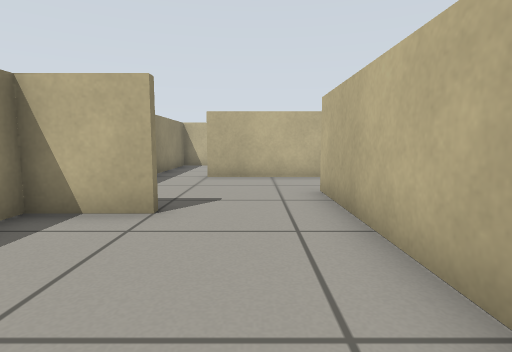
[1] (above)

22 first-person views from a walk through a Gazebo world. The camera is 0.51 m above the floor, tilts 6° down and sees 80° across. The floor is counted in squares, 0.5 m on a side. Each view is taken from the middle of a square. On the plan, view 1 faces up. The plan holds only what a view shows up to about 12 squares ahead; the rest is blank.

[2]
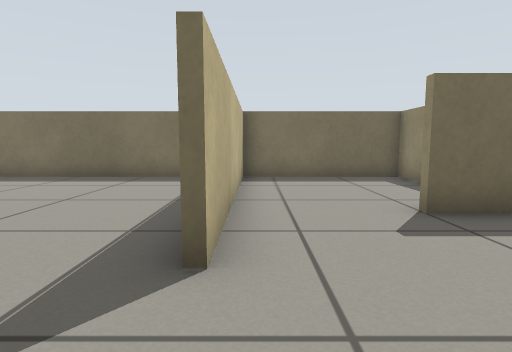

[3]
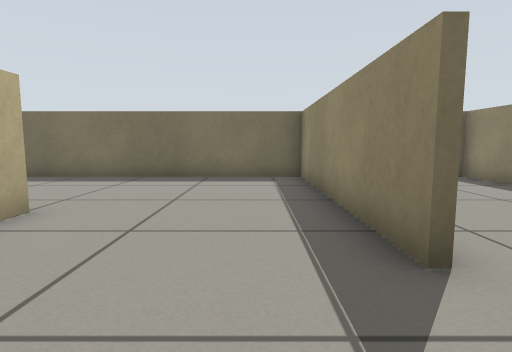

[4]
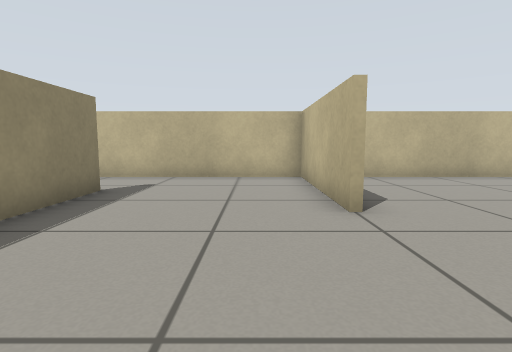

[5]
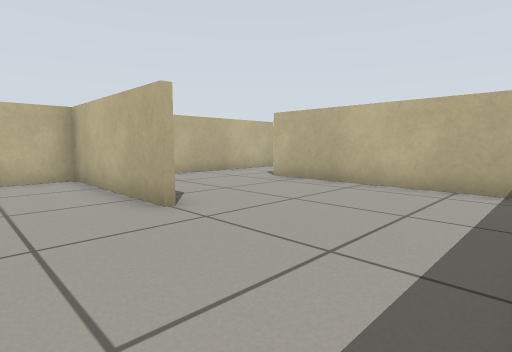

[6]
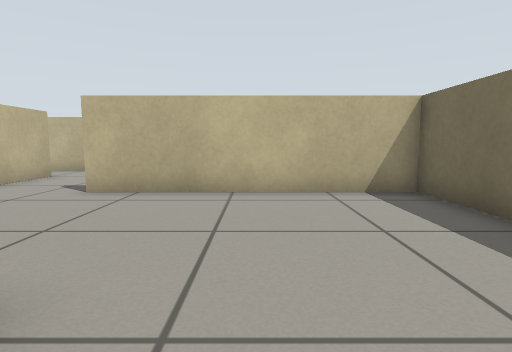

[7]
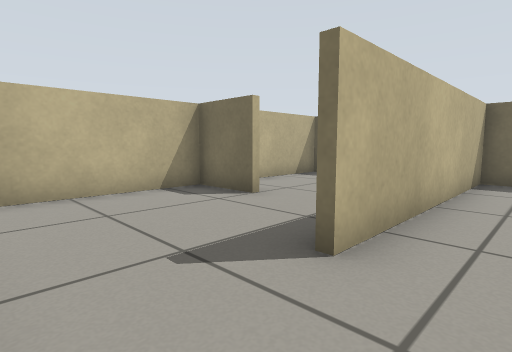

[8]
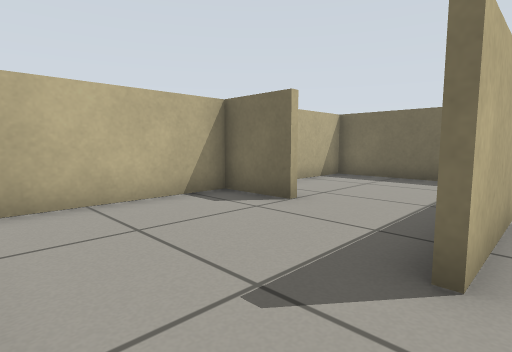

[9]
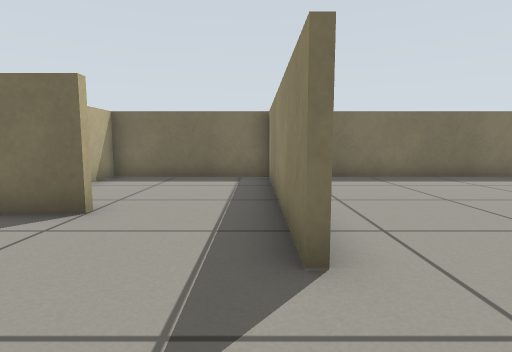

[10]
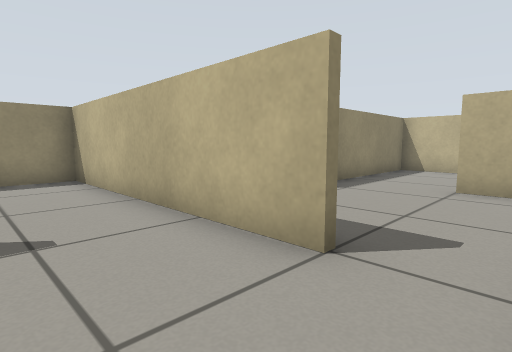

[11]
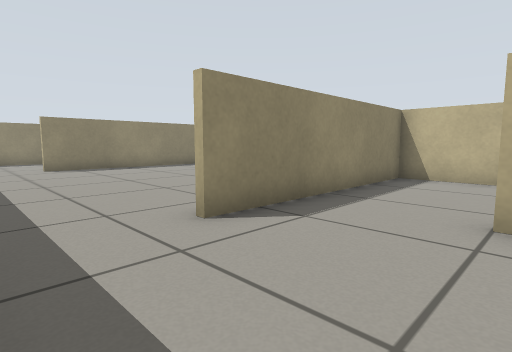

[12]
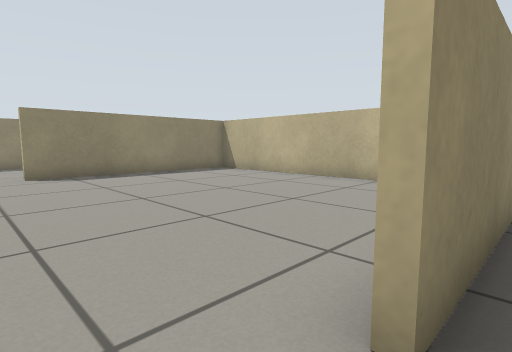

[13]
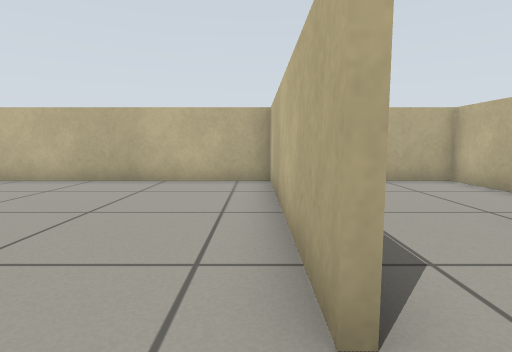

[14]
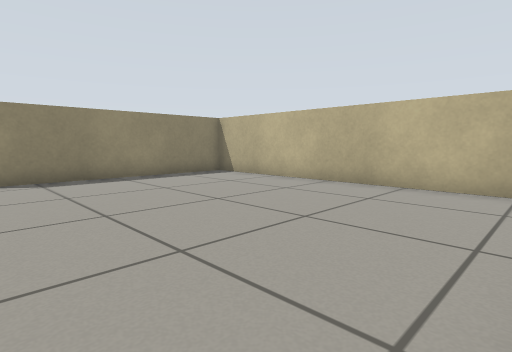

[15]
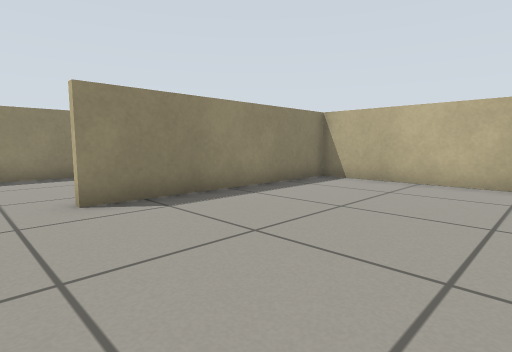

[16]
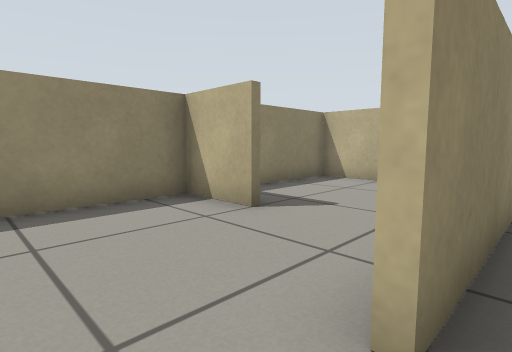

[17]
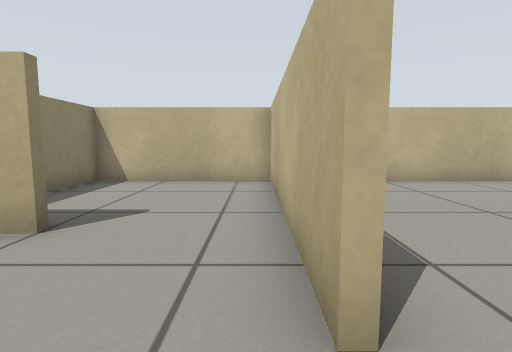

[18]
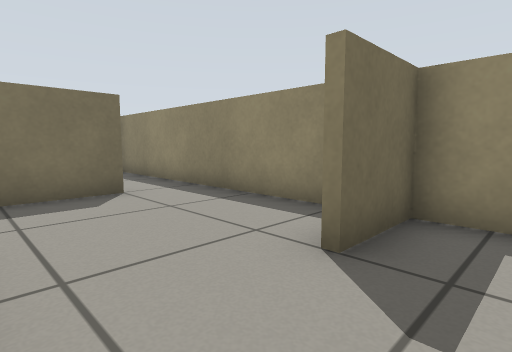

[19]
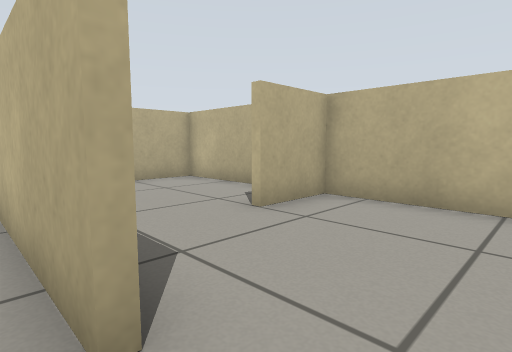

[20]
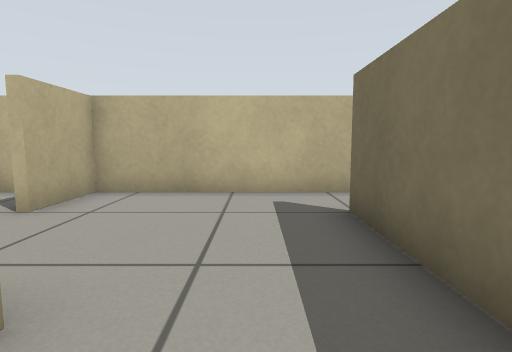

[21]
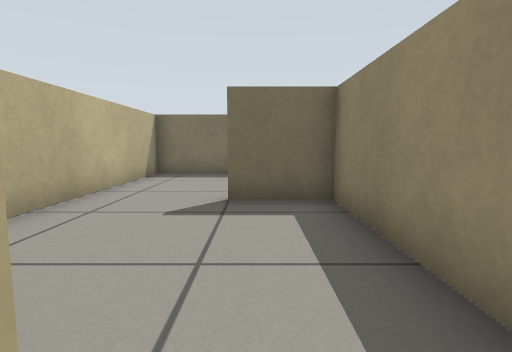

[22]
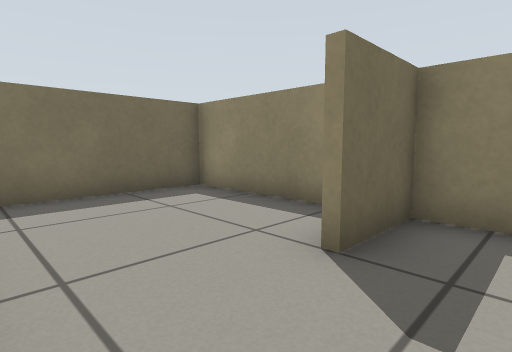

### Floor plan
Ten units are one square. View 1 is at (0, 0); x grows to the right and y downward. Boxes are objects, and circles mark ways between rooms. Rooms are numbered by the first view taken in them; rooms with no view inside come last. Other rooms are left out.
<svg viewBox="-40 -200 209 210">
<path fill="none" stroke="#000" d="M64 -44 64 -95M16 -66 16 4M66 -95 66 -78M-14 -44 -35 -44M14 5 14 -66M116 -66 116 -56M114 5 114 -66M-35 -46 -15 -46M144 -46 164 -46 164 -95M-34 -105 -34 4 119 4M146 -94 -15 -94M115 -96 145 -96M164 -95 164 -144 144 -144M116 -146 116 -124M114 -124 114 -192M119 -194 20 -194M16 -195 16 -124M-14 -144 -35 -144M-35 -146 -15 -146M14 -124 14 -192M20 -194 -34 -194 -34 -105M-16 -96 5 -96M119 4 164 4 164 -25M116 -56 116 4M164 -160 164 -194 119 -194M116 -195 116 -146"/>
<circle cx="155" cy="-100" r="3" fill="#2a7"/>
<circle cx="-25" cy="-100" r="3" fill="#2a7"/>
<circle cx="135" cy="-50" r="3" fill="#2a7"/>
<circle cx="120" cy="-115" r="3" fill="#2a7"/>
<circle cx="135" cy="-150" r="3" fill="#2a7"/>
<circle cx="20" cy="-115" r="3" fill="#2a7"/>
<text x="50" y="-50">1</text>
<text x="140" y="-120">2</text>
<text x="70" y="-150">3</text>
<text x="-10" y="-150">4</text>
<text x="140" y="-20">5</text>
<text x="140" y="-170">6</text>
</svg>
Room 1 opens to room 2. Room 1 opens to room 4. Room 1 opens to room 5. Room 2 opens to room 3. Room 2 opens to room 6. Room 3 opens to room 4.

Where each view was taken, in squares from view 1:
view 1: 0 up, 0 right, facing up
view 2: 9 up, 1 right, facing down
view 3: 9 up, 3 right, facing down
view 4: 0 up, 5 right, facing up
view 5: 0 up, 4 right, facing up-right
view 6: 3 up, 5 right, facing right
view 7: 9 up, 10 right, facing down-right
view 8: 9 up, 11 right, facing down-right
view 9: 9 up, 12 right, facing down
view 10: 7 up, 16 right, facing up-left
view 11: 10 up, 15 right, facing up-left
view 12: 11 up, 12 right, facing up-left
view 13: 11 up, 11 right, facing up
view 14: 12 up, 11 right, facing up-left
view 15: 11 up, 7 right, facing up-left
view 16: 11 up, 2 right, facing up-left
view 17: 11 up, 1 right, facing up
view 18: 16 up, 1 right, facing down-left
view 19: 11 up, 11 right, facing up-right
view 20: 11 up, 10 right, facing right
view 21: 10 up, 2 left, facing down
view 22: 6 up, 1 right, facing down-left
